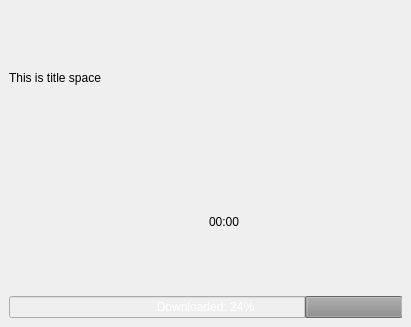
<?xml version="1.0" encoding="UTF-8"?>
<ui version="4.0">
 <class>MaemoPlayUI</class>
 <widget class="QMainWindow" name="MaemoPlayUI">
  <property name="geometry">
   <rect>
    <x>0</x>
    <y>0</y>
    <width>411</width>
    <height>327</height>
   </rect>
  </property>
  <property name="windowTitle">
   <string>MainWindow</string>
  </property>
  <widget class="QWidget" name="centralwidget">
   <layout class="QGridLayout" name="gridLayout">
    <item row="0" column="0">
     <layout class="QVBoxLayout" name="verticalLayout">
      <item>
       <widget class="QLabel" name="TitleLabel">
        <property name="text">
         <string>This is title space</string>
        </property>
       </widget>
      </item>
      <item>
       <layout class="QHBoxLayout" name="horizontalLayout_3">
        <item>
         <widget class="Phonon::SeekSlider" name="seekSlider"/>
        </item>
        <item>
         <widget class="QLabel" name="TimeLabel">
          <property name="text">
           <string>00:00</string>
          </property>
         </widget>
        </item>
       </layout>
      </item>
      <item>
       <layout class="QHBoxLayout" name="horizontalLayout">
        <item>
         <widget class="QProgressBar" name="progressBar">
          <property name="enabled">
           <bool>false</bool>
          </property>
          <property name="value">
           <number>24</number>
          </property>
          <property name="textVisible">
           <bool>true</bool>
          </property>
          <property name="orientation">
           <enum>Qt::Horizontal</enum>
          </property>
          <property name="invertedAppearance">
           <bool>true</bool>
          </property>
          <property name="format">
           <string>Downloaded: %p%</string>
          </property>
         </widget>
        </item>
       </layout>
      </item>
     </layout>
    </item>
   </layout>
  </widget>
 </widget>
 <customwidgets>
  <customwidget>
   <class>Phonon::SeekSlider</class>
   <extends>QWidget</extends>
   <header location="global">phonon/seekslider.h</header>
  </customwidget>
 </customwidgets>
 <resources/>
 <connections/>
</ui>
